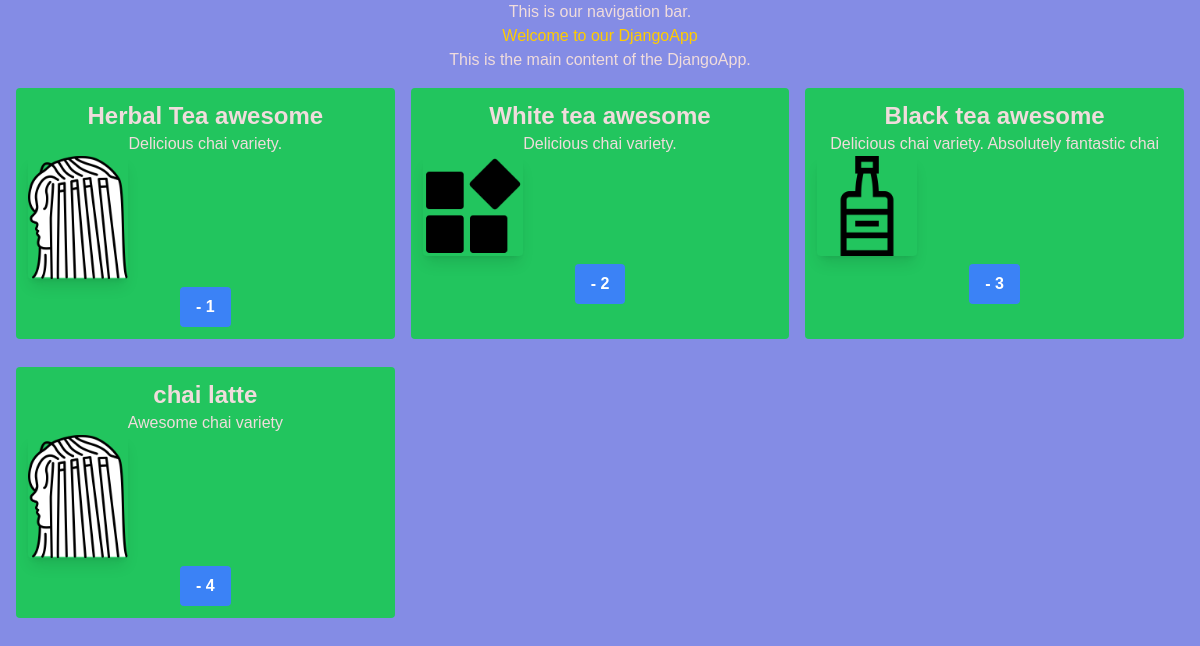
Page /DjangoApp/ on the committed database.
### DjangoApp/models.py (models this page shows, shortened)
class chaiVariety(models.Model):
    CHAI_TYPES = [
        ('Black Tea', 'Black Tea'),
        ('Green Tea', 'Green Tea'),
        ('Herbal Tea', 'Herbal Tea'),
        ('Oolong Tea', 'Oolong Tea'),
        ('White Tea', 'White Tea'),
        ('Chai Latte', 'Chai Latte'),
    ]
    name = models.CharField(max_length=100)
    image = models.ImageField(upload_to='chai_images/')
    date_added = models.DateTimeField(default=timezone.now)
    chai_type = models.CharField(max_length=10, choices=CHAI_TYPES)
    description = models.TextField(default='Delicious chai variety.')

### DjangoApp/views.py (the view)
# urls.py: path('', views.djapp, name='django_app_home'),
def djapp(request):
    chais = chaiVariety.objects.all()
    return render(request, 'apptemplates/index.html', {'chais': chais})

### DjangoApp/templates/apptemplates/index.html (shortened to what this page needs)
{% extends "layout.html" %}
{% block content %}
<h1> Welcome to our DjangoApp </h1>
<p> This is the main content of the DjangoApp. </p>
<div class="grid grid-cols-3 gap-4 m-4">
    {% for chai in chais %}
    <div class="bg-green-500 p-3 mb-3 rounded">
        <h2 class="text-2xl font-bold">{{ chai.name }}</h2>
        <p>{{ chai.description }}</p>
        <img class="rounded shadow-lg" src="{{ chai.image.url }}" alt="{{ chai.name }}" width="100">
        <a href="{% url 'django_chai_detail' chai.id %}">
            <button type="button"
            class="bg-blue-500 hover:bg-blue-700 text-white font-bold py-2 px-4 rounded mt-2">
                {{ chai.type }} - {{chai.id}}
            </button>
        </a>
    </div>
    {% endfor %}
</div>
{% endblock %}

### templates/layout.html (shortened to what this page needs)
{% load static tailwind_tags %}
{% load static %}
<!DOCTYPE html>
<html lang="en">
<head>
    <link rel="stylesheet" href="{% static 'style.css' %}">
    {% tailwind_css %}
</head>
<body>
    <nav> This is our navigation bar. </nav>
    {% block content %}
    {% endblock %}
</body>
</html>

### static/style.css (style rules this page uses)
body { font-family: Arial, sans-serif; margin: 0; padding: 0; background-color: #848ce5; color: #f0dcdc; text-align: center; }
h1 { color: #ffcc00; text-align: center; font-size: 2em; }

### rows in the picture
chaiVariety: name "Herbal Tea awesome", description "Delicious chai variety.", image (picture), id "1"
chaiVariety: name "White tea awesome", description "Delicious chai variety.", image (picture), id "2"
chaiVariety: name "Black tea awesome", description "Delicious chai variety. Absolutely fantastic chai", image (picture), id "3"
chaiVariety: name "chai latte", description "Awesome chai variety", image (picture), id "4"
